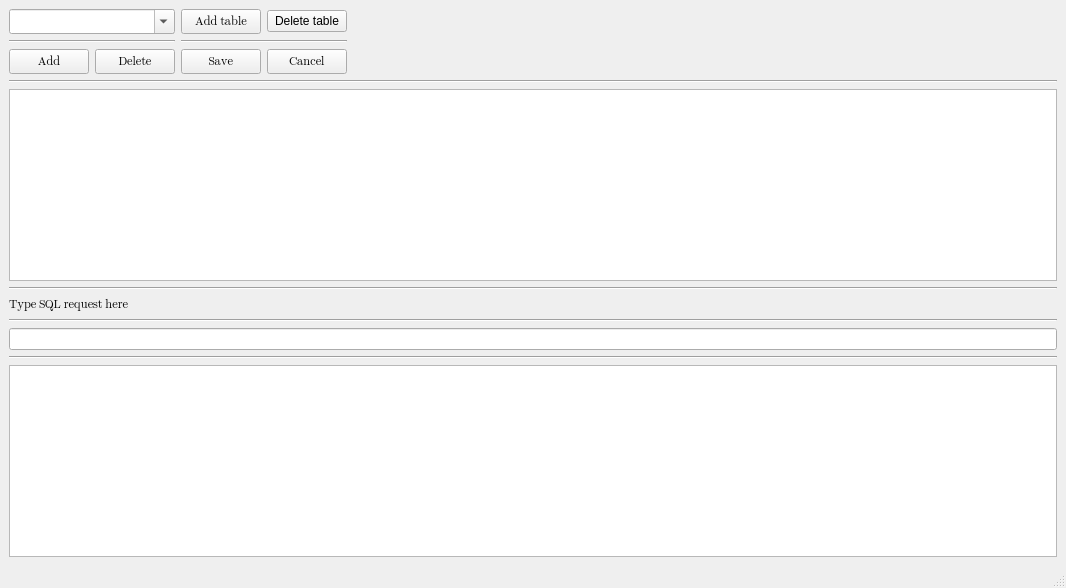
<?xml version="1.0" encoding="UTF-8"?>
<ui version="4.0">
 <class>MainWindow</class>
 <widget class="QMainWindow" name="MainWindow">
  <property name="geometry">
   <rect>
    <x>0</x>
    <y>0</y>
    <width>1066</width>
    <height>588</height>
   </rect>
  </property>
  <property name="windowTitle">
   <string>SQLite DB manager</string>
  </property>
  <widget class="QWidget" name="centralwidget">
   <layout class="QVBoxLayout" name="verticalLayout_2" stretch="1,0,5">
    <item>
     <layout class="QGridLayout" name="gridLayout">
      <item row="0" column="0">
       <widget class="QComboBox" name="comboBox">
        <property name="font">
         <font>
          <family>Segoe UI Emoji</family>
          <bold>false</bold>
         </font>
        </property>
        <property name="editable">
         <bool>true</bool>
        </property>
       </widget>
      </item>
      <item row="2" column="0">
       <layout class="QHBoxLayout" name="horizontalLayout_3">
        <item>
         <widget class="QPushButton" name="add">
          <property name="font">
           <font>
            <family>Segoe UI Emoji</family>
            <pointsize>9</pointsize>
            <bold>false</bold>
           </font>
          </property>
          <property name="text">
           <string>Add</string>
          </property>
         </widget>
        </item>
        <item>
         <widget class="QPushButton" name="del">
          <property name="font">
           <font>
            <family>Segoe UI Emoji</family>
            <pointsize>9</pointsize>
            <bold>false</bold>
           </font>
          </property>
          <property name="text">
           <string>Delete</string>
          </property>
         </widget>
        </item>
       </layout>
      </item>
      <item row="0" column="3">
       <spacer name="horizontalSpacer_2">
        <property name="orientation">
         <enum>Qt::Horizontal</enum>
        </property>
        <property name="sizeHint" stdset="0">
         <size>
          <width>240</width>
          <height>20</height>
         </size>
        </property>
       </spacer>
      </item>
      <item row="1" column="0">
       <widget class="Line" name="line_4">
        <property name="orientation">
         <enum>Qt::Horizontal</enum>
        </property>
       </widget>
      </item>
      <item row="2" column="3">
       <spacer name="horizontalSpacer_3">
        <property name="orientation">
         <enum>Qt::Horizontal</enum>
        </property>
        <property name="sizeHint" stdset="0">
         <size>
          <width>40</width>
          <height>20</height>
         </size>
        </property>
       </spacer>
      </item>
      <item row="0" column="1">
       <layout class="QHBoxLayout" name="horizontalLayout_2">
        <item>
         <widget class="QPushButton" name="addTable">
          <property name="font">
           <font>
            <family>Segoe UI Emoji</family>
            <bold>false</bold>
           </font>
          </property>
          <property name="text">
           <string>Add table</string>
          </property>
         </widget>
        </item>
        <item>
         <widget class="QPushButton" name="delTabel">
          <property name="text">
           <string>Delete table</string>
          </property>
         </widget>
        </item>
       </layout>
      </item>
      <item row="2" column="1">
       <layout class="QHBoxLayout" name="horizontalLayout_4">
        <item>
         <widget class="QPushButton" name="save">
          <property name="font">
           <font>
            <family>Segoe UI Emoji</family>
            <pointsize>9</pointsize>
            <bold>false</bold>
           </font>
          </property>
          <property name="text">
           <string>Save</string>
          </property>
         </widget>
        </item>
        <item>
         <widget class="QPushButton" name="cancel">
          <property name="font">
           <font>
            <family>Segoe UI Emoji</family>
            <bold>false</bold>
           </font>
          </property>
          <property name="text">
           <string>Cancel</string>
          </property>
         </widget>
        </item>
       </layout>
      </item>
      <item row="1" column="1">
       <widget class="Line" name="line_5">
        <property name="orientation">
         <enum>Qt::Horizontal</enum>
        </property>
       </widget>
      </item>
     </layout>
    </item>
    <item>
     <widget class="Line" name="line">
      <property name="orientation">
       <enum>Qt::Horizontal</enum>
      </property>
     </widget>
    </item>
    <item>
     <layout class="QVBoxLayout" name="verticalLayout">
      <item>
       <widget class="QTableView" name="managment">
        <property name="font">
         <font>
          <family>Segoe UI Emoji</family>
          <pointsize>8</pointsize>
          <bold>false</bold>
         </font>
        </property>
        <property name="sizeAdjustPolicy">
         <enum>QAbstractScrollArea::AdjustToContents</enum>
        </property>
        <property name="sortingEnabled">
         <bool>true</bool>
        </property>
        <attribute name="horizontalHeaderCascadingSectionResizes">
         <bool>true</bool>
        </attribute>
        <attribute name="horizontalHeaderDefaultSectionSize">
         <number>175</number>
        </attribute>
       </widget>
      </item>
      <item>
       <widget class="Line" name="line_2">
        <property name="orientation">
         <enum>Qt::Horizontal</enum>
        </property>
       </widget>
      </item>
      <item>
       <widget class="QLabel" name="label">
        <property name="font">
         <font>
          <family>Segoe UI Emoji</family>
          <bold>false</bold>
         </font>
        </property>
        <property name="text">
         <string>Type SQL request here</string>
        </property>
       </widget>
      </item>
      <item>
       <widget class="Line" name="line_6">
        <property name="orientation">
         <enum>Qt::Horizontal</enum>
        </property>
       </widget>
      </item>
      <item>
       <widget class="QLineEdit" name="sqlRequestLineEdit"/>
      </item>
      <item>
       <widget class="Line" name="line_3">
        <property name="orientation">
         <enum>Qt::Horizontal</enum>
        </property>
       </widget>
      </item>
      <item>
       <widget class="QTableView" name="requestTableView">
        <property name="sizeAdjustPolicy">
         <enum>QAbstractScrollArea::AdjustToContents</enum>
        </property>
        <property name="dragEnabled">
         <bool>true</bool>
        </property>
        <property name="textElideMode">
         <enum>Qt::ElideMiddle</enum>
        </property>
        <property name="sortingEnabled">
         <bool>true</bool>
        </property>
        <attribute name="horizontalHeaderCascadingSectionResizes">
         <bool>true</bool>
        </attribute>
        <attribute name="horizontalHeaderDefaultSectionSize">
         <number>175</number>
        </attribute>
        <attribute name="verticalHeaderCascadingSectionResizes">
         <bool>true</bool>
        </attribute>
       </widget>
      </item>
     </layout>
    </item>
   </layout>
  </widget>
  <widget class="QStatusBar" name="statusbar"/>
 </widget>
 <resources/>
 <connections/>
</ui>
